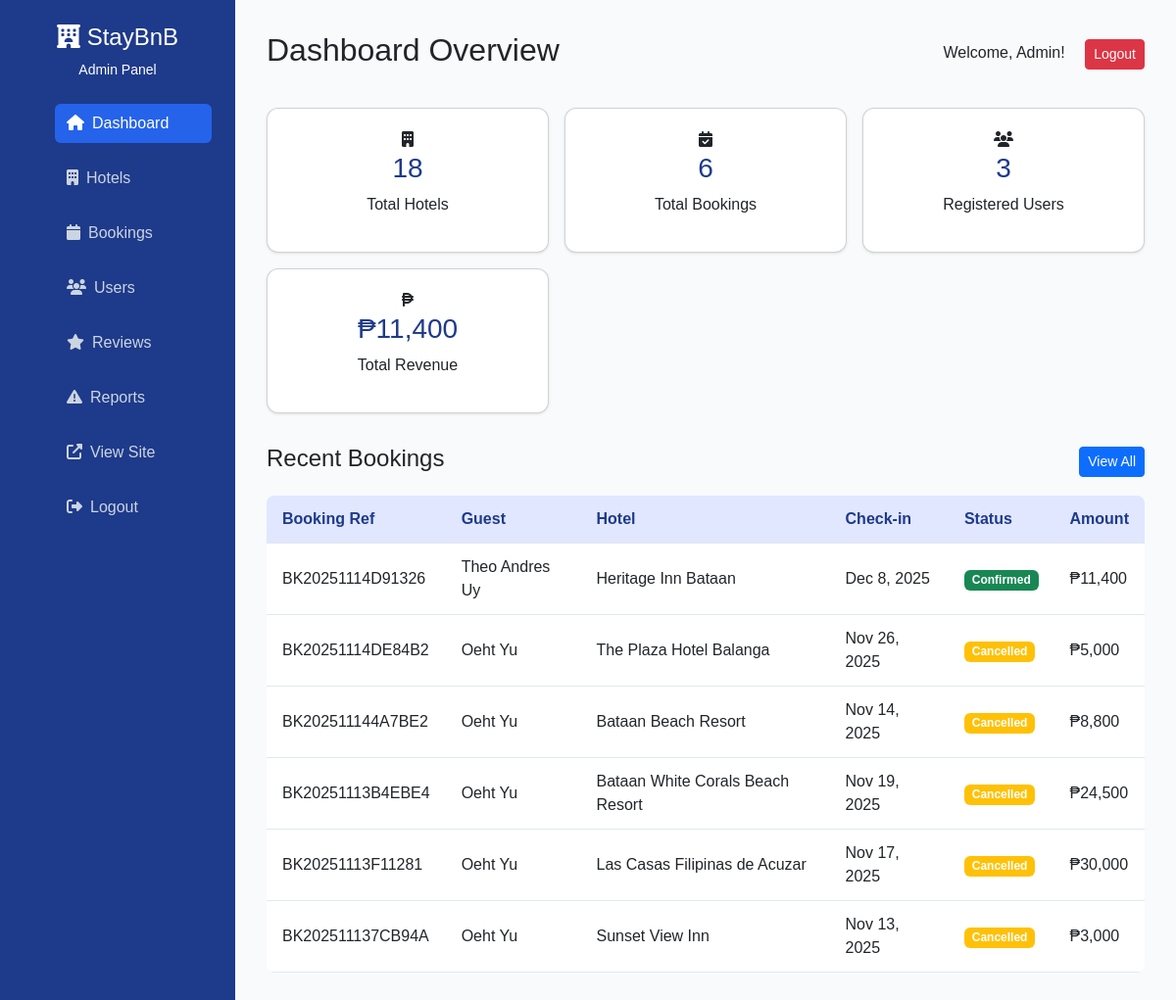
The app's page /StayBnB_Final/admin/index.php (signed in) with its own data.
### tables this page shows
CREATE TABLE `bookings` (
  `booking_id` int(11) NOT NULL,
  `booking_ref` varchar(20) NOT NULL,
  `user_id` int(11) NOT NULL,
  `hotel_id` int(11) NOT NULL,
  `guest_fullname` varchar(100) NOT NULL,
  `guest_email` varchar(100) NOT NULL,
  `guest_phone` varchar(20) DEFAULT NULL,
  `checkin_date` date NOT NULL,
  `checkout_date` date NOT NULL,
  `num_guests` int(11) DEFAULT 1,
  `num_nights` int(11) NOT NULL,
  `room_rate` decimal(10,2) NOT NULL,
  `total_amount` decimal(10,2) NOT NULL,
  `status` enum('pending','confirmed','checked_in','checked_out','cancelled') DEFAULT 'pending',
  `payment_status` enum('unpaid','paid','refunded') DEFAULT 'unpaid',
  `payment_method` varchar(50) DEFAULT NULL,
  `special_requests` text DEFAULT NULL,
  `cancelled_at` timestamp NULL DEFAULT NULL,
  `created_at` timestamp NOT NULL DEFAULT current_timestamp(),
  `updated_at` timestamp NOT NULL DEFAULT current_timestamp() ON UPDATE current_timestamp()
);

CREATE TABLE `users` (
  `user_id` int(11) NOT NULL,
  `fullname` varchar(100) NOT NULL,
  `email` varchar(100) NOT NULL,
  `phone` varchar(20) DEFAULT NULL,
  `password_hash` varchar(255) NOT NULL,
  `address` text DEFAULT NULL,
  `verification_token` varchar(64) DEFAULT NULL,
  `is_verified` tinyint(1) DEFAULT 0,
  `status` enum('active','suspended','deleted') DEFAULT 'active',
  `created_at` timestamp NOT NULL DEFAULT current_timestamp(),
  `updated_at` timestamp NOT NULL DEFAULT current_timestamp() ON UPDATE current_timestamp()
);

CREATE TABLE `hotels` (
  `hotel_id` int(11) NOT NULL,
  `name` varchar(200) NOT NULL,
  `location` varchar(100) NOT NULL,
  `address` text NOT NULL,
  `description` text DEFAULT NULL,
  `phone` varchar(20) DEFAULT NULL,
  `email` varchar(100) DEFAULT NULL,
  `star_rating` decimal(2,1) DEFAULT 3.0,
  `price_per_night` decimal(10,2) NOT NULL,
  `available_rooms` int(11) DEFAULT 10,
  `total_rooms` int(11) DEFAULT 10,
  `check_in_time` time DEFAULT '14:00:00',
  `check_out_time` time DEFAULT '12:00:00',
  `amenities` text DEFAULT NULL,
  `policies` text DEFAULT NULL,
  `featured` tinyint(1) DEFAULT 0,
  `status` enum('active','inactive','maintenance') DEFAULT 'active',
  `created_at` timestamp NOT NULL DEFAULT current_timestamp(),
  `updated_at` timestamp NOT NULL DEFAULT current_timestamp() ON UPDATE current_timestamp()
);

### StayBnB_Final/admin/index.php (the view, shortened to what this page needs)
<?php
require_once __DIR__ . '/../config/db_connect.php';
$stats = [];
$result = $conn->query("SELECT COUNT(*) as count FROM hotels WHERE status = 'active'");
$stats['hotels'] = $result->fetch_assoc()['count'];
$result = $conn->query("SELECT COUNT(*) as count FROM bookings");
$stats['bookings'] = $result->fetch_assoc()['count'];
$result = $conn->query("SELECT COUNT(*) as count FROM users WHERE status = 'active'");
$stats['users'] = $result->fetch_assoc()['count'];
$result = $conn->query("SELECT SUM(total_amount) as revenue FROM bookings WHERE status != 'cancelled'");
$stats['revenue'] = $result->fetch_assoc()['revenue'] ?? 0;
$recent_bookings = $conn->query("
    SELECT b.*, h.name as hotel_name, u.fullname
    FROM bookings b
    JOIN hotels h ON b.hotel_id = h.hotel_id
    JOIN users u ON b.user_id = u.user_id
    ORDER BY b.created_at DESC
    LIMIT 10
");
?>
<!DOCTYPE html>
<html lang="en">
<head>
    <link href="https://cdn.jsdelivr.net/npm/bootstrap@5.3.3/dist/css/bootstrap.min.css" rel="stylesheet">
    <link rel="stylesheet" href="https://cdnjs.cloudflare.com/ajax/libs/font-awesome/6.4.0/css/all.min.css">
    <link rel="stylesheet" href="css/style.css">
</head>
<body class="admin-body">
    <div class="sidebar">
        <div class="sidebar-title">
            <h4><i class="fas fa-hotel"></i> StayBnB</h4>
            <p class="mb-0 small">Admin Panel</p>
        </div>
        <ul class="sidebar-nav">
            <li><a href="index.php" class="active"><i class="fas fa-home me-2"></i>Dashboard</a></li>
            <li><a href="hotels.php"><i class="fas fa-building me-2"></i>Hotels</a></li>
            <li><a href="bookings.php"><i class="fas fa-calendar me-2"></i>Bookings</a></li>
            <li><a href="users.php"><i class="fas fa-users me-2"></i>Users</a></li>
            <li><a href="reviews.php"><i class="fas fa-star me-2"></i>Reviews</a></li>
            <li><a href="reports.php"><i class="fas fa-exclamation-triangle me-2"></i>Reports</a></li>
            <li><a href="../index.php" target="_blank"><i class="fas fa-external-link-alt me-2"></i>View Site</a></li>
            <li><a href="logout.php"><i class="fas fa-sign-out-alt me-2"></i>Logout</a></li>
        </ul>
    </div>
    <div class="main-content">
        <div class="topbar">
            <h2>Dashboard Overview</h2>
            <div>
                <span class="me-3">Welcome, Admin!</span>
                <a href="logout.php" class="btn btn-sm btn-danger">Logout</a>
            </div>
        </div>
        <div class="cards">
            <div class="card">
                <div class="stat-icon blue">
                    <i class="fas fa-building"></i>
                </div>
                <h3><?= $stats['hotels'] ?></h3>
                <p>Total Hotels</p>
            </div>
            <div class="card">
                <div class="stat-icon green">
                    <i class="fas fa-calendar-check"></i>
                </div>
                <h3><?= $stats['bookings'] ?></h3>
                <p>Total Bookings</p>
            </div>
            <div class="card">
                <div class="stat-icon orange">
                    <i class="fas fa-users"></i>
                </div>
                <h3><?= $stats['users'] ?></h3>
                <p>Registered Users</p>
            </div>
            <div class="card">
                <div class="stat-icon purple">
                    <i class="fas fa-peso-sign"></i>
                </div>
                <h3>₱<?= number_format($stats['revenue']) ?></h3>
                <p>Total Revenue</p>
            </div>
        </div>
        <div class="table-section">
            <div class="d-flex justify-content-between align-items-center mb-3">
                <h4>Recent Bookings</h4>
                <a href="bookings.php" class="btn btn-sm btn-primary">View All</a>
            </div>
            <table>
                <thead>
                    <tr>
                        <th>Booking Ref</th>
                        <th>Guest</th>
                        <th>Hotel</th>
                        <th>Check-in</th>
                        <th>Status</th>
                        <th>Amount</th>
                    </tr>
                </thead>
                <tbody>
                    <?php if ($recent_bookings->num_rows > 0): ?>
                        <?php while ($booking = $recent_bookings->fetch_assoc()): ?>
                        <tr>
                            <td><?= htmlspecialchars($booking['booking_ref']) ?></td>
                            <td><?= htmlspecialchars($booking['fullname']) ?></td>
                            <td><?= htmlspecialchars($booking['hotel_name']) ?></td>
                            <td><?= date('M j, Y', strtotime($booking['checkin_date'])) ?></td>
                            <td>
                                <span class="badge bg-<?= $booking['status'] === 'confirmed' ? 'success' : 'warning' ?>">
                                    <?= ucfirst($booking['status']) ?>
                                </span>
                            </td>
                            <td>₱<?= number_format($booking['total_amount']) ?></td>
                        </tr>
                        <?php endwhile; ?>
                    <?php else: ?>
                        <tr>
                            <td colspan="6" class="text-center">No bookings yet</td>
                        </tr>
                    <?php endif; ?>
                </tbody>
            </table>
        </div>
    </div>
</body>
</html>

### StayBnB_Final/admin/css/style.css (style rules this page uses)
* { box-sizing: border-box; margin: 0; padding: 0; font-family: "Poppins", sans-serif; }
body.admin-body { display: flex; min-height: 100vh; background: #f8fafc; }
.sidebar { width: 240px; background: #1e3a8a; color: #fff; padding: 1.5rem; }
.sidebar-title { text-align: center; margin-bottom: 1.5rem; }
.sidebar-nav { list-style: none; }
.sidebar-nav li { margin: 1rem 0; }
.sidebar-nav a { color: #cbd5e1; text-decoration: none; display: block; padding: 0.5rem 0.75rem; border-radius: 0.375rem; transition: background 0.3s; }
.sidebar-nav a:hover, .sidebar-nav a.active { background: #2563eb; color: #fff; }
.main-content { flex: 1; padding: 2rem; }
.topbar { display: flex; justify-content: space-between; align-items: center; margin-bottom: 2rem; }
.cards { display: grid; grid-template-columns: repeat(auto-fit, minmax(220px, 1fr)); gap: 1rem; }
.card { background: #fff; padding: 1.25rem; border-radius: 0.75rem; box-shadow: 0 1px 3px rgba(0,0,0,0.1); text-align: center; }
.card h3 { color: #1e3a8a; margin-bottom: 0.5rem; }
.table-section { margin-top: 2rem; }
.table-section table { width: 100%; border-collapse: collapse; background: #fff; border-radius: 0.5rem; overflow: hidden; }
.table-section th, .table-section td { padding: 0.75rem 1rem; text-align: left; border-bottom: 1px solid #e2e8f0; }
.table-section th { background: #e0e7ff; color: #1e3a8a; }

### records on screen
bookings: booking_ref "BK20251114D91326", user.fullname "Theo Andres Uy", hotel.name "Heritage Inn Bataan", checkin_date "Dec 8, 2025", status "Confirmed", total_amount "11,400"
bookings: booking_ref "BK20251114DE84B2", user.fullname "Oeht Yu", hotel.name "The Plaza Hotel Balanga", checkin_date "Nov 26, 2025", status "Cancelled", total_amount "5,000"
bookings: booking_ref "BK202511144A7BE2", user.fullname "Oeht Yu", hotel.name "Bataan Beach Resort", checkin_date "Nov 14, 2025", status "Cancelled", total_amount "8,800"
bookings: booking_ref "BK20251113B4EBE4", user.fullname "Oeht Yu", hotel.name "Bataan White Corals Beach Resort", checkin_date "Nov 19, 2025", status "Cancelled", total_amount "24,500"
bookings: booking_ref "BK20251113F11281", user.fullname "Oeht Yu", hotel.name "Las Casas Filipinas de Acuzar", checkin_date "Nov 17, 2025", status "Cancelled", total_amount "30,000"
bookings: booking_ref "BK202511137CB94A", user.fullname "Oeht Yu", hotel.name "Sunset View Inn", checkin_date "Nov 13, 2025", status "Cancelled", total_amount "3,000"

### other values on screen
$stats['hotels'] "18"
$stats['bookings'] "6"
$stats['users'] "3"
$stats['revenue'] "11,400"
